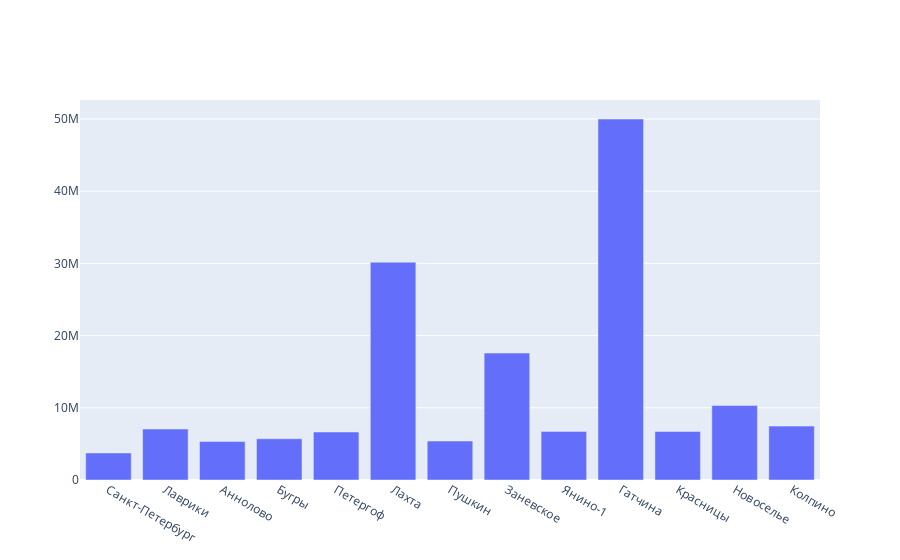

The notebook cell saved with this chart:
### Markdown cell above
## По населенным пунктам

### Code cell
fig = go.Figure([go.Bar(
       y=df.groupby('locality_name')['price'].mean(),
       x=df.locality_name.unique(),
       name=column,
       )])
fig.show()

### Figure 1 — Plotly figure (JSON) as saved in the notebook; plotly's stock layout.template omitted (floating-point values rounded to 4 significant figures)
{"data": [{"name": "price_per_meter", "type": "bar", "x": ["Санкт-Петербург", "Лаврики", "Аннолово", "Бугры", "Петергоф", "Лахта", "Пушкин", "Заневское", "Янино-1", "Гатчина", "Красницы", "Новоселье", "Колпино"], "y": [3745900, 7060000.0, 5324000.0, 5711000.0, 6647000.0, 30170000.0, 5400000.0, 17580000.0, 6733000.0, 50000000, 6719000.0, 10310000.0, 7464000.0]}], "layout": {}}
